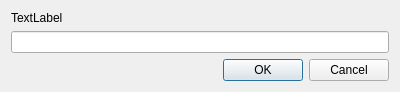
<?xml version="1.0" encoding="UTF-8"?>
<ui version="4.0">
 <class>EditLineText</class>
 <widget class="QDialog" name="EditLineText">
  <property name="geometry">
   <rect>
    <x>0</x>
    <y>0</y>
    <width>400</width>
    <height>86</height>
   </rect>
  </property>
  <property name="windowTitle">
   <string>Dialog</string>
  </property>
  <layout class="QVBoxLayout" name="verticalLayout">
   <item>
    <widget class="QLabel" name="lblInfo">
     <property name="text">
      <string>TextLabel</string>
     </property>
    </widget>
   </item>
   <item>
    <widget class="QLineEdit" name="edtText"/>
   </item>
   <item>
    <widget class="QDialogButtonBox" name="buttonBox">
     <property name="orientation">
      <enum>Qt::Horizontal</enum>
     </property>
     <property name="standardButtons">
      <set>QDialogButtonBox::Cancel|QDialogButtonBox::Ok</set>
     </property>
    </widget>
   </item>
  </layout>
 </widget>
 <resources/>
 <connections>
  <connection>
   <sender>buttonBox</sender>
   <signal>accepted()</signal>
   <receiver>EditLineText</receiver>
   <slot>accept()</slot>
   <hints>
    <hint type="sourcelabel">
     <x>248</x>
     <y>254</y>
    </hint>
    <hint type="destinationlabel">
     <x>157</x>
     <y>274</y>
    </hint>
   </hints>
  </connection>
  <connection>
   <sender>buttonBox</sender>
   <signal>rejected()</signal>
   <receiver>EditLineText</receiver>
   <slot>reject()</slot>
   <hints>
    <hint type="sourcelabel">
     <x>316</x>
     <y>260</y>
    </hint>
    <hint type="destinationlabel">
     <x>286</x>
     <y>274</y>
    </hint>
   </hints>
  </connection>
 </connections>
</ui>
